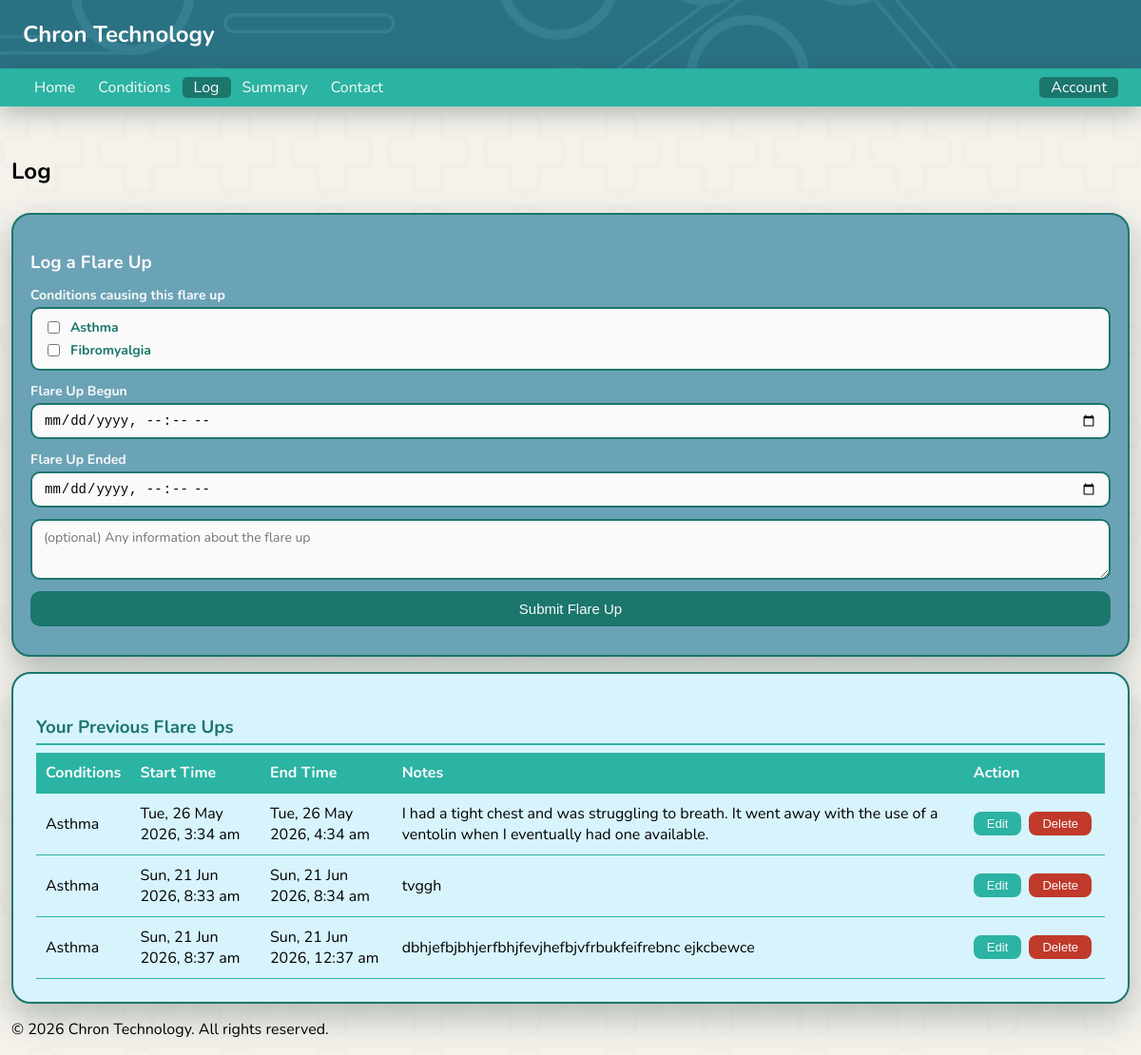
Page /log (signed in) on the committed database.
### tables this page shows
CREATE TABLE conditions (
        id INTEGER PRIMARY KEY AUTOINCREMENT,
        user_id INTEGER NOT NULL,
        condition_name TEXT NOT NULL,
        triggers TEXT NULL,
        created_at TIMESTAMP DEFAULT CURRENT_TIMESTAMP, important_information TEXT NULL,
        FOREIGN KEY (user_id) REFERENCES users(id)
    );

CREATE TABLE flare_ups (
        id INTEGER PRIMARY KEY AUTOINCREMENT,
        user_id INTEGER NOT NULL,
        begin_time DATETIME NOT NULL,
        end_time DATETIME NOT NULL,
        flareup_comment TEXT NULL,
        created_at TIMESTAMP DEFAULT CURRENT_TIMESTAMP,
        FOREIGN KEY (user_id) REFERENCES users(id)
    );

### app.py (the view)
@app.route('/log')
def log():
    user_logs = []
    user_conditions = []
    if session.get('user_id'):
        conn = get_user_conn()
        cursor = conn.cursor()
        cursor.execute(
            'SELECT id, begin_time, end_time, flareup_comment FROM flare_ups WHERE user_id = ?',
            (session['user_id'],)
        )
        rows = cursor.fetchall()
        flare_up_ids = [row[0] for row in rows]
        conditions_name_map = {}
        conditions_id_map = {}
        if flare_up_ids:
            placeholders = ','.join('?' * len(flare_up_ids))
            cursor.execute(f'''
                SELECT fuc.flare_up_id, fuc.condition_id, c.condition_name
                FROM flare_up_conditions fuc
                JOIN conditions c ON c.id = fuc.condition_id
                WHERE fuc.flare_up_id IN ({placeholders})
            ''', flare_up_ids)
            for fup_id, cid, cname in cursor.fetchall():
                conditions_name_map.setdefault(fup_id, []).append(cname)
                conditions_id_map.setdefault(fup_id, []).append(cid)
        user_logs = [(row[0], row[1], row[2], row[3] or '', conditions_name_map.get(row[0], []), conditions_id_map.get(row[0], [])) for row in rows]
        cursor.execute(
            'SELECT id, condition_name FROM conditions WHERE user_id = ?',
            (session['user_id'],)
        )
        user_conditions = cursor.fetchall()
        conn.close()
    return render_template('log.html', user_logs=user_logs, user_conditions=user_conditions)

### app.py (called while the page is built)
def get_user_conn():
    return sqlite3.connect(USER_DB)

### templates/log.html (shortened to what this page needs)
<!DOCTYPE html>
<html lang="en">
<head>
    <link rel="stylesheet" href="/static/style.css">
</head>
<body class="index_page">
    <header>
        <nav>
            <h1 class="websitelogo">Chron Technology</h1>
        </nav>
        <div class="topnav">
            <div class="nav-left">
                <a class="notactive_page" href="/">Home</a>
                {% if session.get('user_id') %}
                <a class="notactive_page" href="conditions">Conditions</a>
                <a class="active_page" href="log">Log</a>
                <a class="notactive_page" href="summary">Summary</a>
                <a class="notactive_page" href="contact">Contact</a>
                {% endif %}
            </div>
            <div class="nav-right">
                {% if session.get('user_id') %}
                <div class="dropdown">
                    <span class="dropdown-toggle">Account</span>
                </div>
                {% else %}
                <a class="notactive_page" href="signup">SignUp</a>
                <a class="notactive_page" href="signin">SignIn</a>
                {% endif %}
            </div>
        </div>
    </header>
    <main>
        <section>
            <h2 class="topPageHeadings">Log</h2>
        </section>
        <div class="add_log_display">
            <h3>Log a Flare Up</h3>
            <form method="post" action="log_flareups">
                <div class="log-form-group">
                    <label>Conditions causing this flare up</label>
                    {% if user_conditions %}
                    <div class="condition-checkboxes">
                        {% for cid, cname in user_conditions %}
                        <label class="condition-checkbox-label">
                            <input type="checkbox" name="condition_ids" value="{{ cid }}">
                            {{ cname }}
                        </label>
                        {% endfor %}
                    </div>
                    {% else %}
                    <p class="no-conditions-note">No conditions added yet. <a href="/conditions">Add conditions</a> first.</p>
                    {% endif %}
                </div>
                <div class="log-form-group">
                    <label for="flare_up_begun">Flare Up Begun</label>
                    <input type="datetime-local" id="flare_up_begun" name="flare_up_begun">
                </div>
                <div class="log-form-group">
                    <label for="flare_up_end">Flare Up Ended</label>
                    <input type="datetime-local" id="flare_up_end" name="flare_up_end">
                </div>
                <div class="log-form-group">
                    <textarea placeholder="(optional) Any information about the flare up" id="flareup_information" name="flareup_information"></textarea>
                </div>
                <div class="log-form-group">
                    <button type="submit">Submit Flare Up</button>
                </div>
            </form>
        </div>
        <div class="summary-section">
            <h3>Your Previous Flare Ups</h3>
            {% if user_logs %}
            <table class="summary-table">
                <thead>
                    <tr>
                        <th>Conditions</th>
                        <th>Start Time</th>
                        <th>End Time</th>
                        <th>Notes</th>
                        <th>Action</th>
                    </tr>
                </thead>
                <tbody>
                    {% for id, begin_time, end_time, comment, condition_names, condition_ids in user_logs %}
                    <tr>
                        <td>{{ condition_names | join(', ') if condition_names else '-' }}</td>
                        <td><span class="datetime" data-time="{{ begin_time }}">{{ begin_time }}</span></td>
                        <td><span class="datetime" data-time="{{ end_time }}">{{ end_time }}</span></td>
                        <td>{{ comment if comment else '-' }}</td>
                        <td class="action-cell">
                            <button type="button" class="edit-btn" onclick="toggleEditFlareup({{ id }})">Edit</button>
                            <form action="/delete_flareup/{{ id }}" method="POST" style="display:inline">
                                <button type="submit" class="delete-btn">Delete</button>
                            </form>
                        </td>
                    </tr>
                    {% endfor %}
                </tbody>
            </table>
            {% else %}
            <p class="no-data">You have not added any flare ups yet.</p>
            {% endif %}
        </div>
    </main>
    <footer>
        <p>&copy; 2026 Chron Technology. All rights reserved.</p>
    </footer>
</body>
</html>

### static/style.css (style rules this page uses)
body { font-family: 'Nunito', sans-serif; }
header { position: fixed; top: 0; left: 0; width: 100%; z-index: 1000; background-color: #2a7183; background-image: url('/static/images/header_image.png'); background-repeat: no-repeat; background-size: cover; background-position: center; }
.websitelogo { padding-left: 2vw; }
.topPageHeadings { display: block; padding-bottom: 1vh; }
.index_page { background-color: #f5f2ec; background-image: url('/static/images/chron_tech_background.png'); background-repeat: no-repeat; background-size: cover; background-position: center; background-attachment: fixed; min-height: 100vh; display: flex; flex-direction: column; margin: 0; padding-left: 1vw; padding-right: 1vw; }
main { flex: 1; margin-top: 18vh; }
.websitelogo { color: #fafafa; }
.topnav { background-color:#2BB3A3; height: 5vh; display: flex; align-items: center; justify-content: space-between; box-shadow: 0 8px 25px rgba(26, 58, 53, 0.3); }
.nav-left, .nav-right { display: flex; align-items: center; }
.nav-left { padding-left: 2vw; }
.nav-right { padding-right: 2vw; }
.active_page { color: #fafafa; text-decoration: none; padding-left: 1vw; padding-right: 1vw; background-color: #1b766c; border-radius: 5px; }
.notactive_page { color: #fafafa; text-decoration: none; padding-left: 1vw; padding-right: 1vw; border-radius: 5px; transition: background-color 0.2s ease; }
.dropdown { position: relative; }
.dropdown-toggle { color: #fafafa; cursor: pointer; padding: 0 1vw; border-radius: 5px; background-color: #1b766c; }
.delete-btn { background-color: #c0392b; color: #fafafa; border: none; padding: 5px 14px; border-radius: 8px; font-size: 13px; cursor: pointer; transition: background-color 0.2s ease; }
.edit-btn { background-color: #2BB3A3; color: #fafafa; border: none; padding: 5px 14px; border-radius: 8px; font-size: 13px; cursor: pointer; transition: background-color 0.2s ease; }
.action-cell { white-space: nowrap; vertical-align: middle; }
.action-cell .edit-btn, .action-cell form { display: inline-block; margin-right: 4px; }
.summary-section { margin-top: 2vh; }
.condition-checkboxes { display: flex; flex-direction: column; gap: 0.6vh; background-color: #fafafa; border: 2px solid #1b766c; border-radius: 10px; padding: 10px 12px; max-height: 20vh; overflow-y: auto; }
.condition-checkbox-label { display: flex; align-items: center; gap: 8px; font-size: 14px; color: #1b766c; cursor: pointer; }
.add_log_display { border: 2px solid #1b766c; border-radius: 20px; background-color: rgb(107, 163, 182); padding: 1.5vw; color: #fafafa; margin-top: 2vh; box-shadow: 0 14px 35px rgba(26, 58, 53, 0.3); }
.add_log_display h3 { margin-bottom: 1.5vh; }
.log-form-group { display: flex; flex-direction: column; gap: 0.4vh; margin-bottom: 1.5vh; }
.log-form-group label { font-weight: bold; font-size: 14px; }
.add_log_display input[type="datetime-local"], .add_log_display textarea { padding: 8px 12px; border: 2px solid #1b766c; border-radius: 10px; font-size: 14px; width: 100%; box-sizing: border-box; background-color: #fafafa; }
.add_log_display textarea { min-height: 8vh; resize: vertical; font-family: inherit; }
.add_log_display button[type="submit"] { background-color: #1b766c; color: #fafafa; border: none; padding: 10px 24px; border-radius: 10px; font-size: 15px; cursor: pointer; transition: background-color 0.2s ease; }
.summary-section { border: 2px solid #1b766c; border-radius: 20px; background-color: rgb(215, 243, 252); padding: 2vw; box-shadow: 0 14px 35px rgba(26, 58, 53, 0.3); }
.summary-section h3 { color: #1b766c; margin-bottom: 1vh; border-bottom: 2px solid #2BB3A3; padding-bottom: 0.5vh; }
.summary-table { width: 100%; border-collapse: collapse; margin-top: 1vh; }
.summary-table th, .summary-table td { padding: 10px; text-align: left; border-bottom: 1px solid #2BB3A3; }
.summary-table th { background-color: #2BB3A3; color: #fafafa; }
section h2 { display: inline; }

### rows in the picture
conditions: condition_name "Asthma"
conditions: condition_name "Fibromyalgia"
flare_ups: condition_names "Asthma", flareup_comment "I had a tight chest and was struggling to breath. It went away with the use of a ventolin when I eventually had one available."
flare_ups: condition_names "Asthma", flareup_comment "tvggh"
flare_ups: condition_names "Asthma", flareup_comment "dbhjefbjbhjerfbhjfevjhefbjvfrbukfeifrebnc ejkcbewce"
